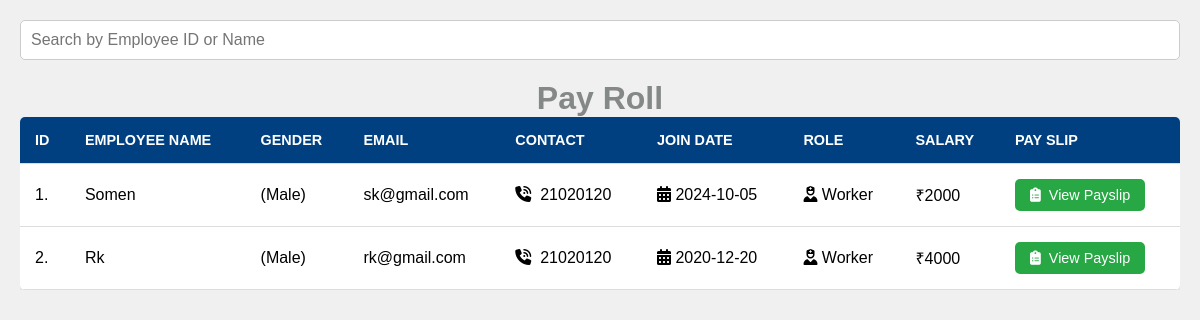
Page /media_files/Payroll_list.php (signed in) on the committed database.
### tables this page shows
CREATE TABLE `employee_db` (
  `id` int(3) NOT NULL,
  `Employee_Name` varchar(205) NOT NULL,
  `Gender_user` varchar(240) NOT NULL,
  `Email_user` varchar(270) NOT NULL,
  `Contact_user` int(40) NOT NULL,
  `Join_Date` varchar(280) NOT NULL,
  `Role_user` varchar(200) NOT NULL,
  `Salary_user` int(100) NOT NULL,
  `Date` datetime NOT NULL DEFAULT current_timestamp()
);

### media_files/Payroll_list.php (the view, shortened to what this page needs)
<!DOCTYPE html>
<html lang="en">
<head>
    <link rel="stylesheet" href="https://cdnjs.cloudflare.com/ajax/libs/font-awesome/6.6.0/css/all.min.css" />
</head>
<body>
    <div class="search-add">
        <input type="text" id="searchInput" placeholder="Search by Employee ID or Name">
    </div>
<h1 style="text-align: center; color:#848887;">Pay Roll</h1>
    <div class="table-container">
        <table>
            <thead>
                <tr>
                    <th>ID</th>
                    <th>Employee Name</th>
                    <th>Gender</th>
                    <th>Email</th>
                    <th>Contact</th>
                    <th>Join Date</th>
                    <th>Role</th>
                    <th>Salary</th>
                    <th>Pay Slip</th>
                </tr>
            </thead>
            <tbody id="payrollTable">
               <?php
                  include("conn.php");
                  $sqli = "SELECT * FROM employee_db";
                  $data = mysqli_query($conn, $sqli);
                  $total = mysqli_num_rows($data);
                  if ($total !== 0) {
                      $serialNo = 1;
                      while ($result = mysqli_fetch_assoc($data)) {
                          $employeeName = htmlspecialchars($result['Employee_Name']);
                          $gender = htmlspecialchars($result['Gender_user']);
                          $email = htmlspecialchars($result['Email_user']);
                          $contact = htmlspecialchars($result['Contact_user']);
                          $joinDate = htmlspecialchars($result['Join_Date']);
                          $role = htmlspecialchars($result['Role_user']);
                           $Salary = htmlspecialchars($result['Salary_user']);
                          echo "<tr>
                                  <td>".$serialNo.".</td>
                                  <td>".$employeeName."</td>
                                  <td>(".$gender.")</td>
                                  <td>".$email."</td>
                                  <td><i class='fa-solid fa-phone-volume'></i>&nbsp; ".$contact."</td>
                                  <td><i class='fa-solid fa-calendar-days'></i>&nbsp;".$joinDate."</td>
                                  <td><i class='fa-solid fa-user-nurse'></i>&nbsp;".$role."</td>
                                   <td>₹".$Salary."</td>
                                  <td><a href='pdf_file/View_Payslip.php?en=$result[Employee_Name]&& eg=$result[Gender_user]&& em=$result[Email_user]&& ec=$result[Contact_user]&& jd=$result[Join_Date]&& rl=$result[Role_user]&& sl=$result[Salary_user]'><button class='payslip-btn'><i class='fa-solid fa-clipboard-list'></i>&nbsp; View Payslip</button></a></td>
                                </tr>";
                          $serialNo++;
                      }
                  }
                ?>
            </tbody>
        </table>
    </div>
</body>
</html>

### media_files/Payroll_list.php (style rules this page uses)
* { margin: 0; padding: 0; box-sizing: border-box; font-family: Arial, sans-serif; }
body { background-color: #f0f0f0; padding: 20px; }
.search-add { display: flex; justify-content: space-between; margin-bottom: 20px; }
#searchInput { width: 100%; padding: 10px; border: 1px solid #ccc; border-radius: 5px; font-size: 1rem; }
.table-container { overflow-x: auto; }
table { width: 100%; border-collapse: collapse; background-color: white; border-radius: 5px; overflow: hidden; box-shadow: 0 5px 10px rgba(0, 0, 0, 0.1); }
table th, table td { padding: 15px; text-align: left; border-bottom: 1px solid #ddd; }
table th { background-color: #004080; color: white; text-transform: uppercase; font-size: 0.9rem; }
.payslip-btn, .edit-btn, .delete-btn { padding: 8px 15px; border: none; border-radius: 5px; cursor: pointer; font-size: 0.9rem; transition: background-color 0.3s ease; }
.payslip-btn { background-color: #28a745; color: white; }
table tbody tr { animation: rowAppear 0.5s ease; }

### rows in the picture
employee_db: Employee_Name "Somen", Gender_user "Male", Email_user "sk@gmail.com", Contact_user "21020120", Join_Date "2024-10-05", Role_user "Worker", Salary_user "2000"
employee_db: Employee_Name "Rk", Gender_user "Male", Email_user "rk@gmail.com", Contact_user "21020120", Join_Date "2020-12-20", Role_user "Worker", Salary_user "4000"
